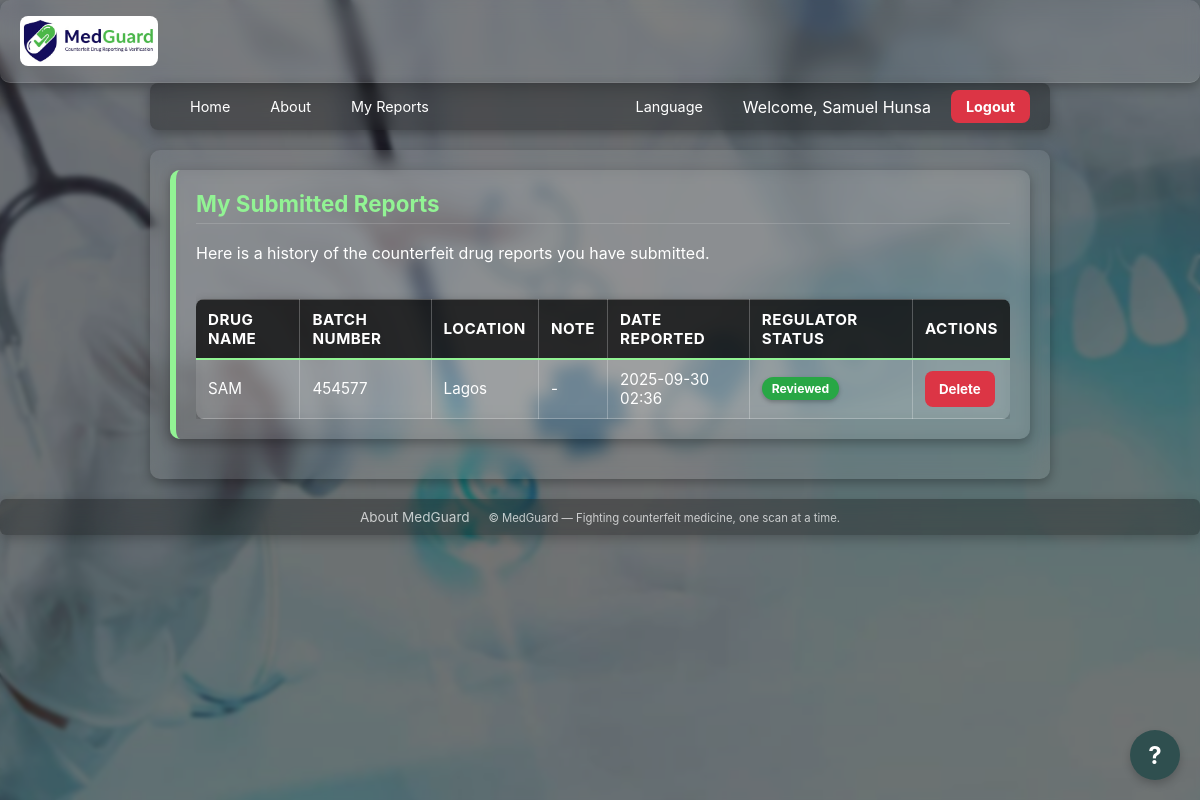
Before: /my-reports (signed in) with the older database file.
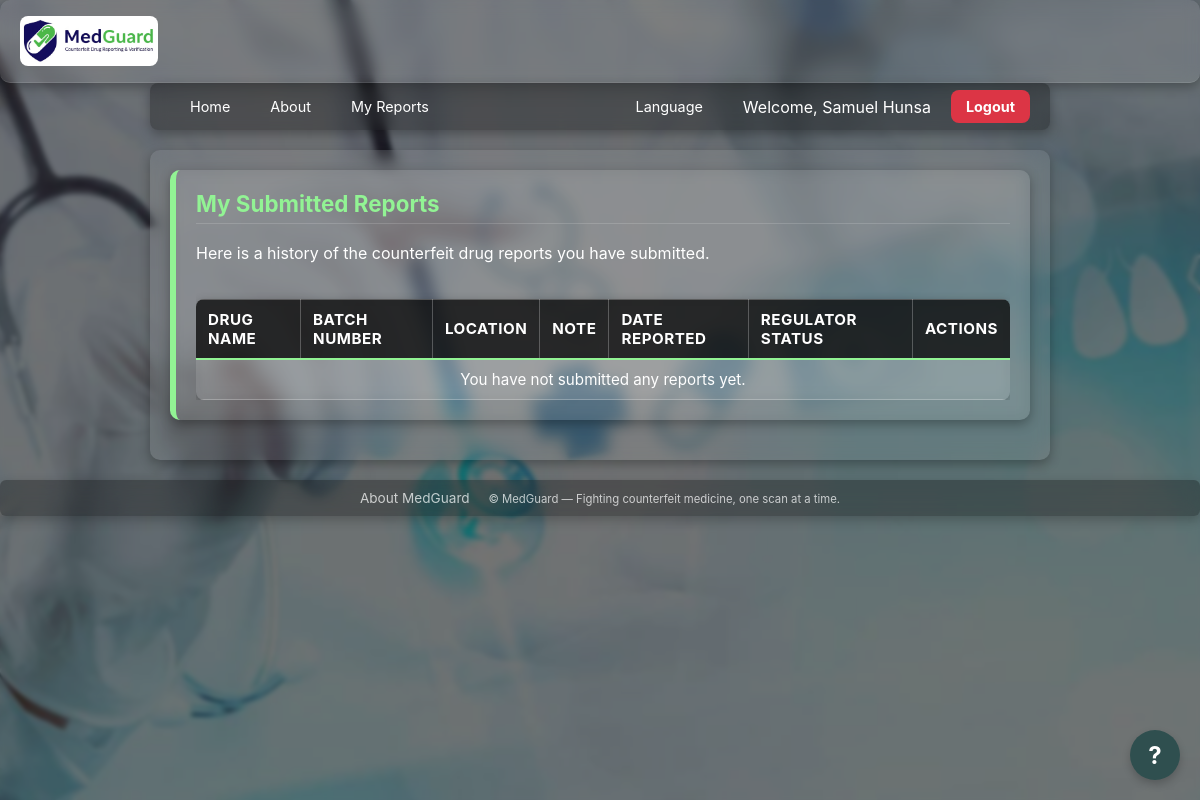
After: the same page with the newer database file.
### tables this page shows
CREATE TABLE "reports" (
                id INTEGER PRIMARY KEY AUTOINCREMENT,
                user_id INTEGER,
                drug_name TEXT,
                batch_number TEXT NOT NULL,
                location TEXT,
                note TEXT,
                image_filename TEXT,
                latitude REAL,
                longitude REAL,
                reported_on TIMESTAMP DEFAULT (datetime('now')),
                status TEXT DEFAULT 'New', -- Changed to TEXT
                FOREIGN KEY (user_id) REFERENCES users (id)
            );

### backend/routes/auth.py (the view)
@auth_bp.route("/my-reports")
def my_reports():
    if "user_id" not in session:
        return redirect(url_for("auth.login"))
    user_id = session["user_id"]
    conn = get_db()
    reports = conn.execute(
        "SELECT id, drug_name, batch_number, location, note, reported_on, status FROM reports WHERE user_id = ? ORDER BY reported_on DESC",
        (user_id,)
    ).fetchall()
    return render_template("my_reports.html", reports=reports)

### backend/database.py (called while the page is built)
def get_db():
    if "db" not in g:
        conn = sqlite3.connect(
            cfg.DB_PATH,
            detect_types=sqlite3.PARSE_DECLTYPES,
            timeout=10
        )
        conn.row_factory = sqlite3.Row
        conn.execute("PRAGMA journal_mode=WAL;")
        g.db = conn
    return g.db

### frontend/templates/my_reports.html (shortened to what this page needs)
{% extends "base.html" %} {% block content %}
<div class="panel">
  <h2>My Submitted Reports</h2>
  <p>Here is a history of the counterfeit drug reports you have submitted.</p>
  <div style="overflow-x: auto; -webkit-overflow-scrolling: touch">
    <table class="table" style="margin-top: 20px" id="my-reports-table">
      <thead>
        <tr>
          <th>Drug Name</th>
          <th>Batch Number</th>
          <th>Location</th>
          <th>Note</th>
          <th>Date Reported</th>
          <th>Regulator Status</th>
          <th>Actions</th>
        </tr>
      </thead>
      <tbody>
        {% for report in reports %}
        <tr>
          <td data-label="Drug Name">{{ report.drug_name or "-" }}</td>
          <td data-label="Batch Number">{{ report.batch_number }}</td>
          <td data-label="Location">{{ report.location or "-" }}</td>
          <td data-label="Note">{{ report.note or "-" }}</td>
          <td data-label="Date Reported">
            {{ report.reported_on.strftime('%Y-%m-%d %H:%M') }}
          </td>
          <td data-label="Regulator Status">
            {% if report.status == 'Resolved' %}
            <span class="badge" style="background-color: #28a745; color: #fff">
              Reviewed</span
            >
            {% else %}
            <span class="badge" style="background-color: #ffc107; color: #000"
              >Pending Review</span
            >
            {% endif %}
          </td>
          <td data-label="Actions">
            <button
              class="btn delete-my-report-btn"
              data-id="{{ report.id }}"
              style="background-color: #dc3545; color: white"
            >
              Delete
            </button>
          </td>
        </tr>
        {% else %}
        <tr>
          <td colspan="7" style="text-align: center">
            You have not submitted any reports yet.
          </td>
        </tr>
        {% endfor %}
      </tbody>
    </table>
  </div>
</div>
{% endblock %}

### frontend/templates/base.html (shortened to what this page needs)
<!DOCTYPE html>
<html lang="{{ current_locale or 'en' }}">
  <head>
    <link
      rel="stylesheet"
      href="{{ url_for('static', filename='styles.css') }}"
    />
  </head>
  <body>
    <header class="mg-header">
      <div class="brand-container">
        <img
          src="{{ url_for('static', filename='images/logo.png') }}"
          alt="MedGuard Logo"
          style="height: 50px; border-radius: 8px"
        />
      </div>
    </header>
    <nav class="navbar container">
      <ul class="nav-list">
        <div class="nav-left">
          <li class="nav-item">
            <a href="{{ url_for('root') }}">{{ _('Home') }}</a>
          </li>
          <li class="nav-item">
            <a href="{{ url_for('about_page') }}">{{ _('About') }}</a>
          </li>
          {% if session.user_id %}
          <li class="nav-item">
            <a href="{{ url_for('auth.my_reports') }}">{{ _('My Reports') }}</a>
          </li>
          {% endif %}
        </div>
        <div class="nav-right">
          <li class="nav-item dropdown">
            <a href="#">{{ _('Language') }}</a>
          </li>
          {% if session.admin_id %}
          <li class="nav-item">
            <form
              action="{{ url_for('admin_logout') }}"
              method="post"
              style="margin: 0"
            >
              <input type="hidden" name="csrf" value="{{ session.csrf }}" />
              <button
                type="submit"
                class="btn"
                style="background: #dc3545; color: white; width: 100%"
              >
                {{ _('Admin Logout') }}
              </button>
            </form>
          </li>
          {% elif session.user_id %}
          <li class="nav-item">
            <span style="padding: 15px 20px; color: white"
              >{{ _('Welcome,') }} {{ session.user_name }}</span
            >
          </li>
          <li class="nav-item">
            <a
              href="{{ url_for('auth.logout') }}"
              class="btn"
              style="background-color: #dc3545"
              >{{ _('Logout') }}</a
            >
          </li>
          {% endif %}
        </div>
      </ul>
    </nav>
    <main class="container">{% block content %}{% endblock %}</main>
    <footer class="mg-footer">
      <a
        href="{{ url_for('about_page') }}"
        style="color: #eee; text-decoration: none; margin-right: 15px"
        >{{ _('About MedGuard') }}</a
      >
      <small
        >© {{ _('MedGuard — Fighting counterfeit medicine, one scan at a time.')
        }}</small
      >
    </footer>
    <button id="chat-toggle-btn">?</button>
  </body>
</html>

### frontend/static/styles.css (style rules this page uses)
:root { --mg-green: #2f4f4f; --mg-yellow: #92f394; --mg-white: #ffffff; --mg-red: #b45e19; --mg-success: #28a745; }
* { box-sizing: border-box; font-family: Inter, system-ui, -apple-system, Segoe UI, Roboto, Arial, sans-serif; }
body { margin: 0; background: var(--mg-green); color: var(--mg-white); }
.mg-header { display: flex; align-items: center; justify-content: space-between; gap: 12px; padding: 16px 20px; border-bottom: 1px solid rgba(255, 255, 255, 0.1); }
.container { padding: 20px; max-width: 900px; margin: 0 auto; }
.panel { background: rgba(255, 255, 255, 0.05); border-radius: 12px; padding: 20px; margin-bottom: 20px; box-shadow: 0 4px 12px rgba(0, 0, 0, 0.15); border-left: 6px solid var(--mg-yellow); }
.panel h2 { margin-top: 0; color: var(--mg-yellow); font-size: 1.4rem; border-bottom: 1px solid rgba(255, 255, 255, 0.15); padding-bottom: 6px; }
.btn { cursor: pointer; border: none; border-radius: 8px; padding: 10px 14px; font-weight: 700; transition: all 0.2s ease; text-decoration: none !important; }
a.btn { text-decoration: none !important; }
.navbar { padding: 0; position: relative; z-index: 1000; }
.nav-list { list-style: none; padding: 0; margin: 0; display: flex; align-items: center; justify-content: space-between; }
.nav-item a, .nav-item .btn { color: white; text-decoration: none; padding: 10px 15px; display: block; transition: background 0.2s; font-size: 0.9rem; }
.mg-footer { padding: 20px; text-align: center; opacity: 0.75; }
.table { width: 100%; border-collapse: collapse; margin-top: 10px; font-size: 0.95em; background: rgba(255, 255, 255, 0.08); backdrop-filter: blur(8px); border-radius: 8px; overflow: hidden; box-shadow: 0 2px 8px rgba(0, 0, 0, 0.25); }
.table th, .table td { border: 1px solid rgba(255, 255, 255, 0.25); padding: 10px 12px; text-align: left; color: var(--mg-white); }
.table th { background: rgba(0, 0, 0, 0.75); font-weight: bold; text-transform: uppercase; letter-spacing: 0.5px; border-bottom: 2px solid var(--mg-yellow); }
.table th:first-child, .table td:first-child { border-left: none; }
.table th:last-child, .table td:last-child { border-right: none; }

Changed rows visible on the page:
removed reports: drug_name "SAM", batch_number "454577", location "Lagos", note "-", reported_on "2025-09-30 02:36", status "Reviewed"
Other visible differences:
text now shown: "You have not submitted any reports yet."
